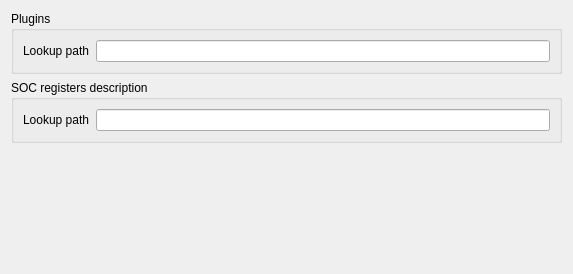
<?xml version="1.0" encoding="UTF-8"?>
<ui version="4.0">
 <class>SocExplorerCoreSettingsGUI</class>
 <widget class="QWidget" name="SocExplorerCoreSettingsGUI">
  <property name="geometry">
   <rect>
    <x>0</x>
    <y>0</y>
    <width>573</width>
    <height>274</height>
   </rect>
  </property>
  <property name="windowTitle">
   <string>Form</string>
  </property>
  <layout class="QVBoxLayout" name="verticalLayout">
   <item>
    <widget class="QGroupBox" name="groupBox">
     <property name="title">
      <string>Plugins</string>
     </property>
     <layout class="QFormLayout" name="formLayout">
      <item row="0" column="0">
       <widget class="QLabel" name="label">
        <property name="text">
         <string>Lookup path</string>
        </property>
       </widget>
      </item>
      <item row="0" column="1">
       <widget class="QLineEdit" name="PluginsLookupPath">
        <property name="toolTip">
         <string>&lt;html&gt;&lt;head/&gt;&lt;body&gt;&lt;p&gt;&lt;span style=&quot; font-weight:600;&quot;&gt;Semicolon &lt;/span&gt;separated list of path.&lt;/p&gt;&lt;/body&gt;&lt;/html&gt;</string>
        </property>
       </widget>
      </item>
     </layout>
    </widget>
   </item>
   <item>
    <widget class="QGroupBox" name="groupBox_2">
     <property name="title">
      <string>SOC registers description</string>
     </property>
     <layout class="QFormLayout" name="formLayout_2">
      <item row="0" column="0">
       <widget class="QLabel" name="label_2">
        <property name="text">
         <string>Lookup path</string>
        </property>
       </widget>
      </item>
      <item row="0" column="1">
       <widget class="QLineEdit" name="SOCregsLookupPath">
        <property name="toolTip">
         <string>&lt;html&gt;&lt;head/&gt;&lt;body&gt;&lt;p&gt;&lt;span style=&quot; font-weight:600;&quot;&gt;Semicolon &lt;/span&gt;separated list of path.&lt;/p&gt;&lt;/body&gt;&lt;/html&gt;</string>
        </property>
       </widget>
      </item>
     </layout>
    </widget>
   </item>
   <item>
    <spacer name="verticalSpacer">
     <property name="orientation">
      <enum>Qt::Vertical</enum>
     </property>
     <property name="sizeHint" stdset="0">
      <size>
       <width>20</width>
       <height>40</height>
      </size>
     </property>
    </spacer>
   </item>
  </layout>
 </widget>
 <resources/>
 <connections/>
</ui>
